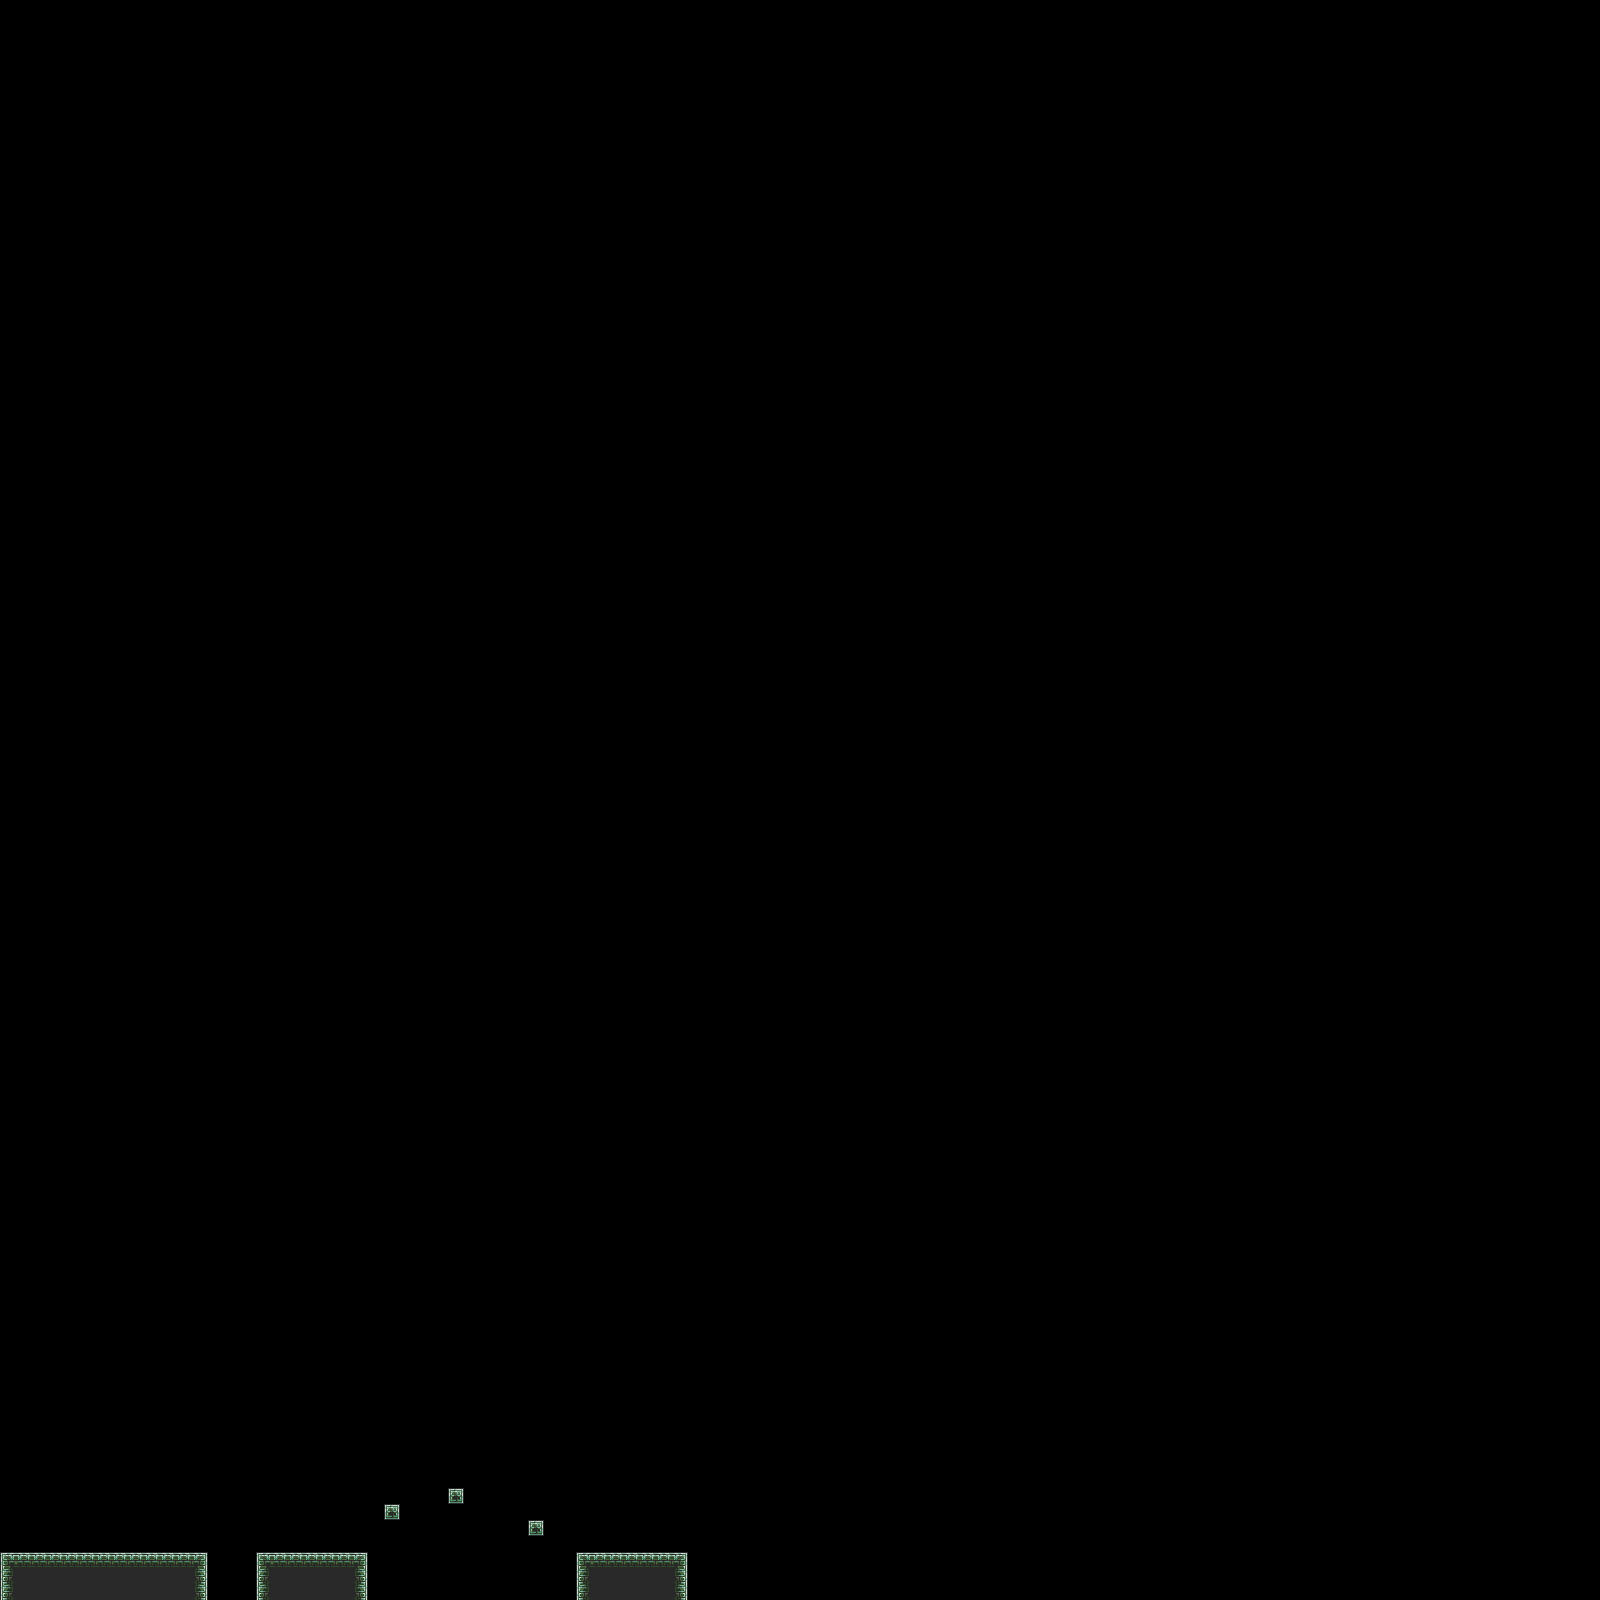

Below is a game level as drawn by its tile map, then a one-line description and the .tmx that defines it (tile-layer data replaced by summaries):
An orthogonal 100x100 tile map with 16x16 px tiles, 1 tile layer (Tile Layer 1).

<map version="1.0" tiledversion="1.0.3" orientation="orthogonal" renderorder="right-down" width="100" height="100" tilewidth="16" tileheight="16" nextobjectid="1">
 <tileset firstgid="1" source="tileset.tsx" />
 <layer name="Tile Layer 1" width="100" height="100">
  <data>[10000 cells, 84 non-empty, 7 distinct tile ids]</data>
 </layer>
</map>
